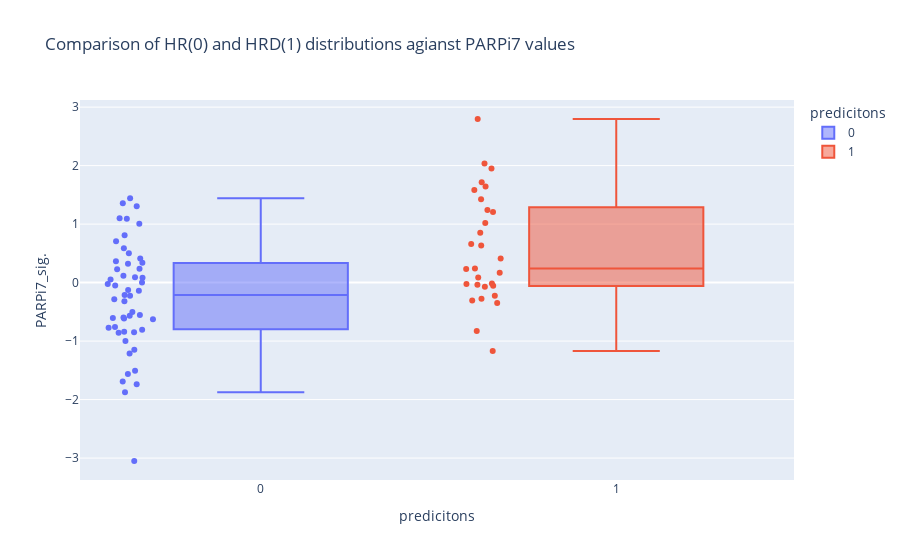

Notebook cell for this chart:
### Code cell
px.box(filtered_ispy_response, x ='predicitons', y = 'PARPi7_sig.', points = "all", title = f"Comparison of HR(0) and HRD(1) distributions agianst PARPi7 values", color = 'predicitons')

### Figure 1 — Plotly figure (JSON) as saved in the notebook; plotly's stock layout.template omitted (floating-point values rounded to 4 significant figures)
{"data": [{"alignmentgroup": "True", "boxpoints": "all", "hovertemplate": "predicitons=%{x}<br>PARPi7_sig.=%{y}<extra></extra>", "legendgroup": "0", "marker": {"color": "#636efa"}, "name": "0", "notched": false, "offsetgroup": "0", "orientation": "v", "showlegend": true, "type": "box", "x": [0, 0, 0, 0, 0, 0, 0, 0, 0, 0, 0, 0, 0, 0, 0, 0, 0, 0, 0, 0, 0, 0, 0, 0, 0, 0, 0, 0, 0, 0, 0, 0, 0, 0, 0, 0, 0, 0, 0, 0, 0, 0, 0, 0, 0, 0, 0, 0, 0, 0, 0], "x0": " ", "xaxis": "x", "y": [-0.04779, 0.05193, 1.304, -0.9966, -1.15, -1.214, -0.5019, 0.4102, 0.3649, 0.5027, -1.873, -0.8554, -0.6135, -0.7719, 1.355, 0.3409, -0.8045, -0.2235, 1.443, 1.1, -0.5947, 0.3237, -0.7607, 0.1182, 0.001319, -0.6273, 0.09212, -0.2131, -0.02422, 0.5853, 0.08126, -0.554, 0.2267, -1.507, 1.09, -0.5682, -1.692, -0.6061, -0.8384, -1.737, -0.3192, 0.8096, 0.7065, -0.2847, -1.561, 0.2353, 1.006, -0.8478, -0.1244, -0.1388, -3.05], "y0": " ", "yaxis": "y"}, {"alignmentgroup": "True", "boxpoints": "all", "hovertemplate": "predicitons=%{x}<br>PARPi7_sig.=%{y}<extra></extra>", "legendgroup": "1", "marker": {"color": "#EF553B"}, "name": "1", "notched": false, "offsetgroup": "1", "orientation": "v", "showlegend": true, "type": "box", "x": [1, 1, 1, 1, 1, 1, 1, 1, 1, 1, 1, 1, 1, 1, 1, 1, 1, 1, 1, 1, 1, 1, 1, 1, 1, 1, 1, 1, 1], "x0": " ", "xaxis": "x", "y": [0.6325, 0.6603, -0.8292, 2.036, -0.3498, 1.426, -0.276, -1.168, 0.4128, -0.2236, -0.03821, -0.0559, 1.207, -0.02374, -0.069, 1.642, 1.019, 0.2427, 1.95, -0.01586, 0.2307, 1.717, 1.583, 0.8508, 2.797, -0.3066, 1.241, 0.1692, 0.08533], "y0": " ", "yaxis": "y"}], "layout": {"boxmode": "overlay", "legend": {"title": {"text": "predicitons"}, "tracegroupgap": 0}, "title": {"text": "Comparison of HR(0) and HRD(1) distributions agianst PARPi7 values"}, "xaxis": {"anchor": "y", "categoryarray": [0, 1], "categoryorder": "array", "domain": [0, 1], "title": {"text": "predicitons"}}, "yaxis": {"anchor": "x", "domain": [0, 1], "title": {"text": "PARPi7_sig."}}}}
